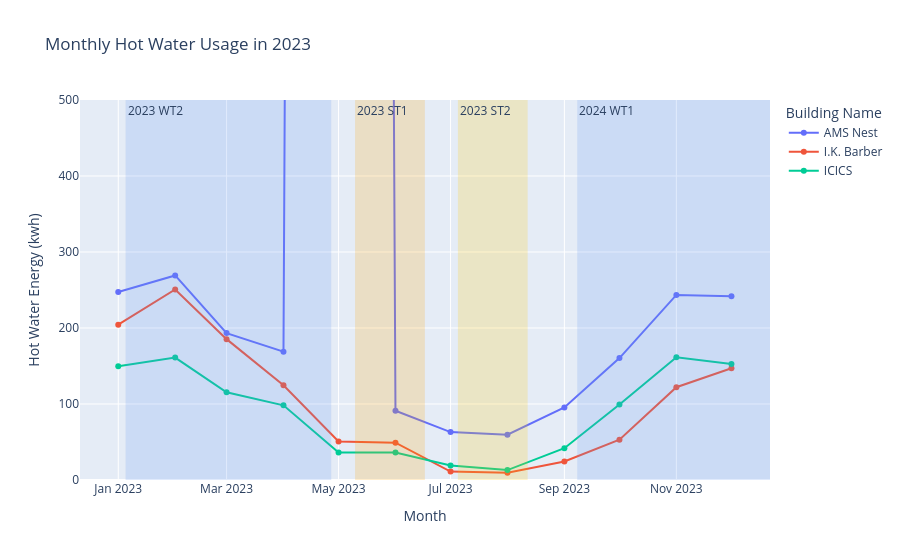

Write notebook code for a chart like this one.
### Markdown cell above
#### Hot Water Energy Usage

### Code cell
fig_04 = px.line(monthly_elec_usage, 
        x='ts', 
        y='hot_water_energy',
        color = 'building', 
        markers=True, 
        title = "Monthly Hot Water Usage in 2023",
        labels=dict(ts = "Month", hot_water_energy = "Hot Water Energy (kwh)", building = "Building Name"))

semesters = [
    ("2023 WT2", "2023-01-05", "2023-04-27", "rgba(100, 149, 237, 0.2)"),
    ("2023 ST1", "2023-05-10", "2023-06-17", "rgba(255, 165, 0, 0.2)"),
    ("2023 ST2", "2023-07-05", "2023-08-12", "rgba(255, 200, 0, 0.2)"),
    ("2024 WT1", "2023-09-08", "2023-12-22", "rgba(100, 149, 237, 0.2)"),
]

for name, start, end, color in semesters:
    fig_04.add_vrect(x0=start, x1=end, fillcolor=color, line_width=0,
                  annotation_text=name, annotation_position="top left")

fig_04.update_layout(yaxis_range=[0, 500])

fig_04.show()

### Figure 1 — Plotly figure (JSON) as saved in the notebook; plotly's stock layout.template omitted (floating-point values rounded to 4 significant figures)
{"data": [{"hovertemplate": "Building Name=AMS Nest<br>Month=%{x}<br>Hot Water Energy (kwh)=%{y}<extra></extra>", "legendgroup": "AMS Nest", "line": {"color": "#636efa", "dash": "solid"}, "marker": {"symbol": "circle"}, "mode": "lines+markers", "name": "AMS Nest", "orientation": "v", "showlegend": true, "type": "scatter", "x": ["2023-01-01T00:00:00.000000", "2023-02-01T00:00:00.000000", "2023-03-01T00:00:00.000000", "2023-04-01T00:00:00.000000", "2023-05-01T00:00:00.000000", "2023-06-01T00:00:00.000000", "2023-07-01T00:00:00.000000", "2023-08-01T00:00:00.000000", "2023-09-01T00:00:00.000000", "2023-10-01T00:00:00.000000", "2023-11-01T00:00:00.000000", "2023-12-01T00:00:00.000000"], "xaxis": "x", "y": [247.4, 269.2, 193.3, 168.8, 14510.0, 91.18, 63.09, 59.61, 95.43, 160.4, 243.5, 241.6], "yaxis": "y"}, {"hovertemplate": "Building Name=I.K. Barber<br>Month=%{x}<br>Hot Water Energy (kwh)=%{y}<extra></extra>", "legendgroup": "I.K. Barber", "line": {"color": "#EF553B", "dash": "solid"}, "marker": {"symbol": "circle"}, "mode": "lines+markers", "name": "I.K. Barber", "orientation": "v", "showlegend": true, "type": "scatter", "x": ["2023-01-01T00:00:00.000000", "2023-02-01T00:00:00.000000", "2023-03-01T00:00:00.000000", "2023-04-01T00:00:00.000000", "2023-05-01T00:00:00.000000", "2023-06-01T00:00:00.000000", "2023-07-01T00:00:00.000000", "2023-08-01T00:00:00.000000", "2023-09-01T00:00:00.000000", "2023-10-01T00:00:00.000000", "2023-11-01T00:00:00.000000", "2023-12-01T00:00:00.000000"], "xaxis": "x", "y": [204.4, 250.7, 185.3, 124.7, 50.81, 49.17, 11.16, 9.677, 24.31, 53.09, 122.1, 147.0], "yaxis": "y"}, {"hovertemplate": "Building Name=ICICS<br>Month=%{x}<br>Hot Water Energy (kwh)=%{y}<extra></extra>", "legendgroup": "ICICS", "line": {"color": "#00cc96", "dash": "solid"}, "marker": {"symbol": "circle"}, "mode": "lines+markers", "name": "ICICS", "orientation": "v", "showlegend": true, "type": "scatter", "x": ["2023-01-01T00:00:00.000000", "2023-02-01T00:00:00.000000", "2023-03-01T00:00:00.000000", "2023-04-01T00:00:00.000000", "2023-05-01T00:00:00.000000", "2023-06-01T00:00:00.000000", "2023-07-01T00:00:00.000000", "2023-08-01T00:00:00.000000", "2023-09-01T00:00:00.000000", "2023-10-01T00:00:00.000000", "2023-11-01T00:00:00.000000", "2023-12-01T00:00:00.000000"], "xaxis": "x", "y": [149.7, 161.1, 115.4, 98.24, 36.17, 36.17, 19.22, 13.04, 41.81, 99.23, 161.5, 152.7], "yaxis": "y"}], "layout": {"annotations": [{"showarrow": false, "text": "2023 WT2", "x": "2023-01-05", "xanchor": "left", "xref": "x", "y": 1, "yanchor": "top", "yref": "y domain"}, {"showarrow": false, "text": "2023 ST1", "x": "2023-05-10", "xanchor": "left", "xref": "x", "y": 1, "yanchor": "top", "yref": "y domain"}, {"showarrow": false, "text": "2023 ST2", "x": "2023-07-05", "xanchor": "left", "xref": "x", "y": 1, "yanchor": "top", "yref": "y domain"}, {"showarrow": false, "text": "2024 WT1", "x": "2023-09-08", "xanchor": "left", "xref": "x", "y": 1, "yanchor": "top", "yref": "y domain"}], "legend": {"title": {"text": "Building Name"}, "tracegroupgap": 0}, "shapes": [{"fillcolor": "rgba(100, 149, 237, 0.2)", "line": {"width": 0}, "type": "rect", "x0": "2023-01-05", "x1": "2023-04-27", "xref": "x", "y0": 0, "y1": 1, "yref": "y domain"}, {"fillcolor": "rgba(255, 165, 0, 0.2)", "line": {"width": 0}, "type": "rect", "x0": "2023-05-10", "x1": "2023-06-17", "xref": "x", "y0": 0, "y1": 1, "yref": "y domain"}, {"fillcolor": "rgba(255, 200, 0, 0.2)", "line": {"width": 0}, "type": "rect", "x0": "2023-07-05", "x1": "2023-08-12", "xref": "x", "y0": 0, "y1": 1, "yref": "y domain"}, {"fillcolor": "rgba(100, 149, 237, 0.2)", "line": {"width": 0}, "type": "rect", "x0": "2023-09-08", "x1": "2023-12-22", "xref": "x", "y0": 0, "y1": 1, "yref": "y domain"}], "title": {"text": "Monthly Hot Water Usage in 2023"}, "xaxis": {"anchor": "y", "domain": [0, 1], "title": {"text": "Month"}}, "yaxis": {"anchor": "x", "domain": [0, 1], "range": [0, 500], "title": {"text": "Hot Water Energy (kwh)"}}}}
